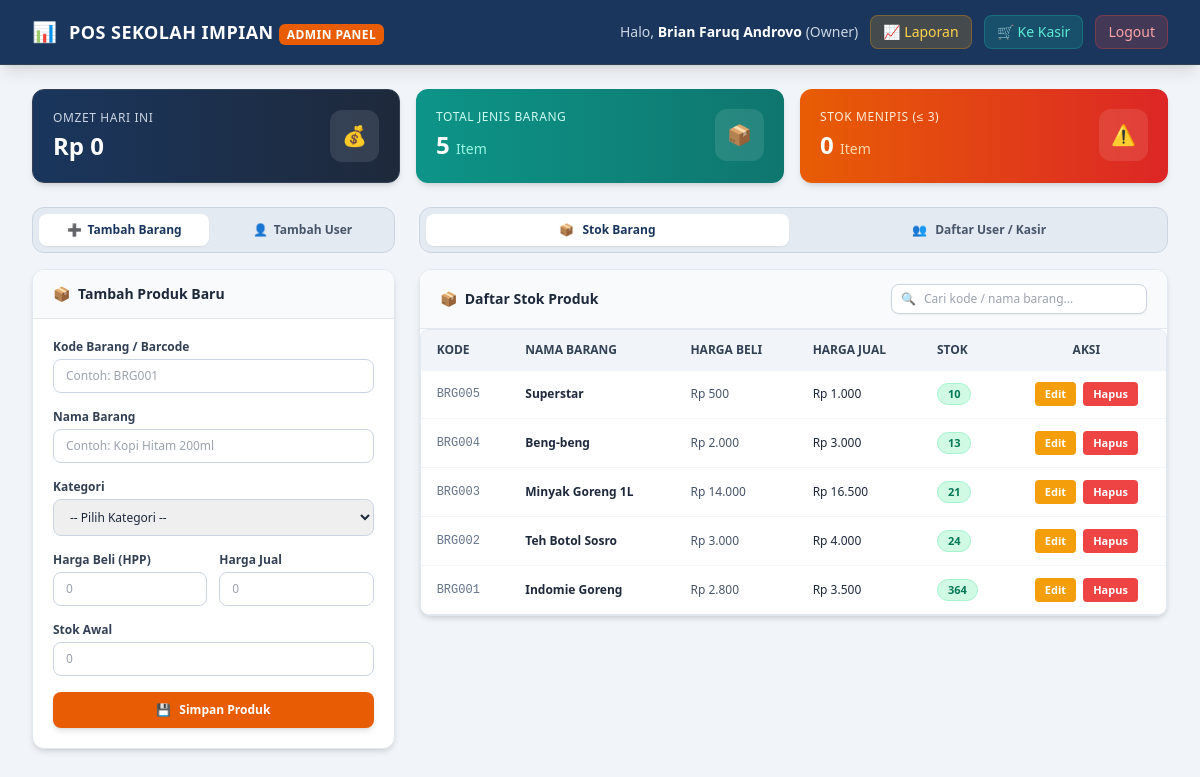
The app's page /admin.php (signed in), older data.
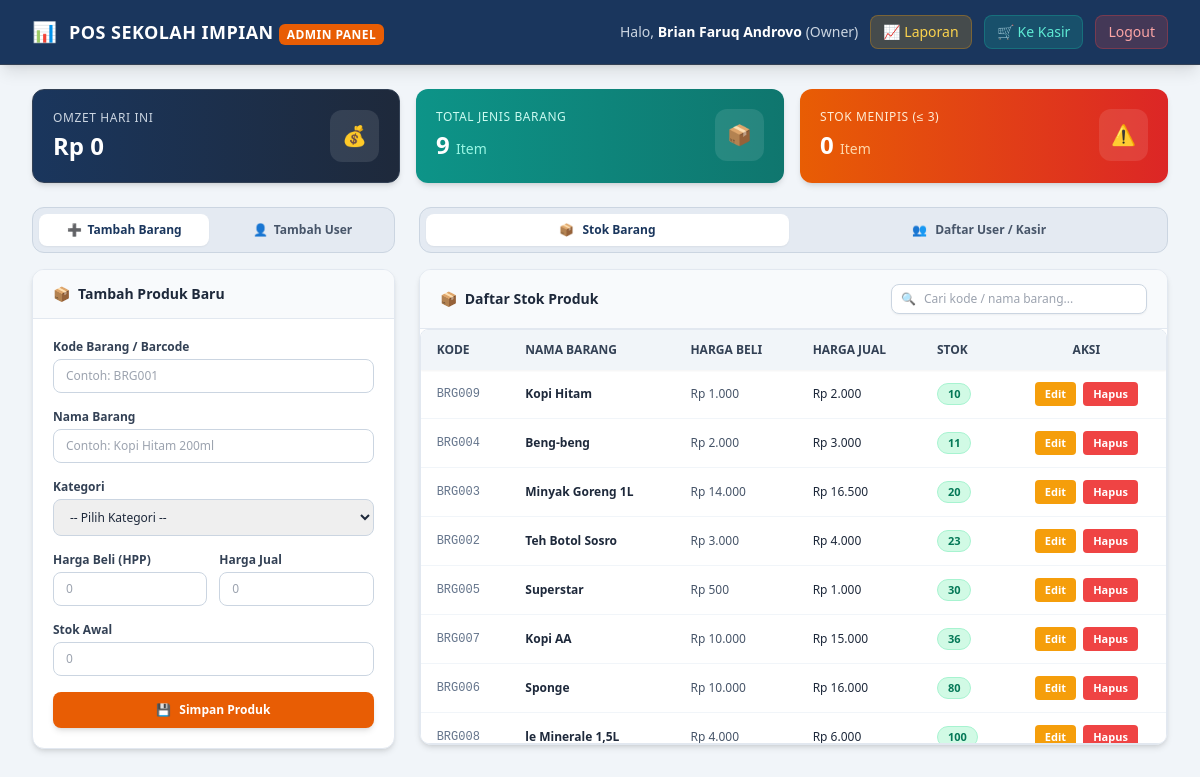
The same page, newer data.
### tables this page shows
CREATE TABLE `products` (
  `id` int(11) NOT NULL,
  `category_id` int(11) DEFAULT NULL,
  `kode_barang` varchar(50) NOT NULL,
  `nama_barang` varchar(100) NOT NULL,
  `harga_beli` decimal(10,2) NOT NULL,
  `harga_jual` decimal(10,2) NOT NULL,
  `stok` int(11) DEFAULT 0,
  `created_at` timestamp NOT NULL DEFAULT current_timestamp()
);

### admin.php (the view, shortened to what this page needs)
<?php
require_once 'koneksi.php';
$tgl_hari_ini = date('Y-m-d');
$query_omzet = mysqli_query($koneksi, "SELECT SUM(total_harga) AS omzet FROM transactions WHERE DATE(created_at) = '$tgl_hari_ini'");
$data_omzet = mysqli_fetch_assoc($query_omzet);
$omzet_hari_ini = $data_omzet['omzet'] ?? 0;
$query_total_produk = mysqli_query($koneksi, "SELECT COUNT(*) AS total FROM products");
$total_produk = mysqli_fetch_assoc($query_total_produk)['total'];
$query_stok_menipis = mysqli_query($koneksi, "SELECT COUNT(*) AS total_menipis FROM products WHERE stok <= 3");
$stok_menipis_count = mysqli_fetch_assoc($query_stok_menipis)['total_menipis'];
$sql_products = "SELECT p.*, c.nama_kategori FROM products p LEFT JOIN categories c ON p.category_id = c.id";
$sql_products .= " ORDER BY p.stok ASC";
$products = mysqli_query($koneksi, $sql_products);
$products_list = [];
if (mysqli_num_rows($products) > 0) {
    while ($p = mysqli_fetch_assoc($products)) {
        $products_list[] = $p;
    }
}
?>
<!DOCTYPE html>
<html lang="id">
<head>
    <script src="https://cdn.tailwindcss.com"></script>
</head>
<body class="bg-slate-100 text-slate-800 font-sans min-h-screen pb-12">
    <nav class="bg-impian-navy text-white shadow-lg border-b border-slate-700 sticky top-0 z-40">
        <div class="max-w-7xl mx-auto px-4 sm:px-6 lg:px-8">
            <div class="flex items-center justify-between h-16">
                <div class="flex items-center gap-3">
                    <span class="text-xl">📊</span>
                    <span class="font-bold text-base sm:text-lg tracking-wide">POS SEKOLAH IMPIAN <span class="text-xs bg-impian-orange text-white px-2 py-0.5 rounded-md uppercase font-semibold">Admin Panel</span></span>
                </div>
                <div class="flex items-center gap-2 sm:gap-3 text-xs sm:text-sm">
                    <span class="hidden md:inline text-slate-300">Halo, <strong class="text-white"><?= $_SESSION['nama'] ?></strong> (Owner)</span>
                    <a href="laporan.php" class="bg-amber-500/20 hover:bg-amber-500/30 text-amber-300 border border-amber-500/30 px-3 py-1.5 rounded-lg transition font-medium flex items-center gap-1">
                        📈 <span class="hidden sm:inline">Laporan</span>
                    </a>
                    <a href="kasir.php" class="bg-teal-500/20 hover:bg-teal-500/30 text-teal-300 border border-teal-500/30 px-3 py-1.5 rounded-lg transition font-medium flex items-center gap-1">
                        🛒 <span class="hidden sm:inline">Ke Kasir</span>
                    </a>
                    <a href="logout.php" class="bg-red-500/20 hover:bg-red-500/30 text-red-300 border border-red-500/30 px-3 py-1.5 rounded-lg transition font-medium">
                        Logout
                    </a>
                </div>
            </div>
        </div>
    </nav>
    <div class="max-w-7xl mx-auto px-4 sm:px-6 lg:px-8 pt-6">
        <div class="grid grid-cols-1 md:grid-cols-3 gap-4 mb-6">
            <div class="bg-gradient-to-r from-impian-navy to-slate-800 rounded-xl p-5 text-white shadow-md border border-slate-700">
                <div class="flex justify-between items-center">
                    <div>
                        <p class="text-slate-300 text-xs font-medium uppercase tracking-wider">Omzet Hari Ini</p>
                        <h3 class="text-2xl font-black mt-1">Rp <?= number_format($omzet_hari_ini, 0, ',', '.') ?></h3>
                    </div>
                    <div class="bg-white/10 p-3 rounded-xl text-xl">💰</div>
                </div>
            </div>
            <div class="bg-gradient-to-r from-impian-teal to-impian-darkteal rounded-xl p-5 text-white shadow-md">
                <div class="flex justify-between items-center">
                    <div>
                        <p class="text-teal-100 text-xs font-medium uppercase tracking-wider">Total Jenis Barang</p>
                        <h3 class="text-2xl font-black mt-1"><?= $total_produk ?> <span class="text-sm font-normal text-teal-200">Item</span></h3>
                    </div>
                    <div class="bg-white/10 p-3 rounded-xl text-xl">📦</div>
                </div>
            </div>
            <div class="bg-gradient-to-r from-impian-orange to-red-600 rounded-xl p-5 text-white shadow-md">
                <div class="flex justify-between items-center">
                    <div>
                        <p class="text-orange-100 text-xs font-medium uppercase tracking-wider">Stok Menipis (&le; 3)</p>
                        <h3 class="text-2xl font-black mt-1"><?= $stok_menipis_count ?> <span class="text-sm font-normal text-orange-200">Item</span></h3>
                    </div>
                    <div class="bg-white/10 p-3 rounded-xl text-xl">⚠️</div>
                </div>
            </div>
        </div>
        <div class="grid grid-cols-1 lg:grid-cols-12 gap-6">
            <div class="lg:col-span-4 space-y-4">
                <div class="grid grid-cols-2 gap-2 bg-slate-200/80 p-1.5 rounded-xl border border-slate-300">
                    <button id="btnFormProduct" onclick="switchFormTab('product')" class="py-2 px-3 text-xs font-bold rounded-lg transition-all flex items-center justify-center gap-1.5 bg-white text-impian-navy shadow-sm">
                        <span>➕</span> Tambah Barang
                    </button>
                    <button id="btnFormUser" onclick="switchFormTab('user')" class="py-2 px-3 text-xs font-bold rounded-lg transition-all flex items-center justify-center gap-1.5 text-slate-600 hover:text-slate-900">
                        <span>👤</span> Tambah User
                    </button>
                </div>
                <div id="formProduct" class="bg-white rounded-xl shadow-md border border-slate-200 overflow-hidden">
                    <div class="bg-slate-50 border-b border-slate-200 px-5 py-3.5">
                        <h3 class="font-bold text-slate-800 text-sm flex items-center gap-2">
                            <span>📦</span> Tambah Produk Baru
                        </h3>
                    </div>
                    <form action="" method="POST" class="p-5 space-y-4 text-xs">
                        <div>
                            <label class="block font-bold text-slate-700 mb-1">Kode Barang / Barcode</label>
                            <input type="text" name="kode_barang" placeholder="Contoh: BRG001" class="w-full border border-slate-300 rounded-lg px-3 py-2 text-xs focus:outline-none focus:ring-2 focus:ring-impian-orange focus:border-transparent transition" required>
                        </div>
                        <div>
                            <label class="block font-bold text-slate-700 mb-1">Nama Barang</label>
                            <input type="text" name="nama_barang" placeholder="Contoh: Kopi Hitam 200ml" class="w-full border border-slate-300 rounded-lg px-3 py-2 text-xs focus:outline-none focus:ring-2 focus:ring-impian-orange focus:border-transparent transition" required>
                        </div>
                        <div>
                            <label class="block font-bold text-slate-700 mb-1">Kategori</label>
                            <select name="category_id" class="w-full border border-slate-300 rounded-lg px-3 py-2 text-xs focus:outline-none focus:ring-2 focus:ring-impian-orange focus:border-transparent transition" required>
                                <option value="">-- Pilih Kategori --</option>
                            </select>
                        </div>
                        <div class="grid grid-cols-2 gap-3">
                            <div>
                                <label class="block font-bold text-slate-700 mb-1">Harga Beli (HPP)</label>
                                <input type="number" name="harga_beli" placeholder="0" class="w-full border border-slate-300 rounded-lg px-3 py-2 text-xs focus:outline-none focus:ring-2 focus:ring-impian-orange focus:border-transparent transition" required>
                            </div>
                            <div>
                                <label class="block font-bold text-slate-700 mb-1">Harga Jual</label>
                                <input type="number" name="harga_jual" placeholder="0" class="w-full border border-slate-300 rounded-lg px-3 py-2 text-xs focus:outline-none focus:ring-2 focus:ring-impian-orange focus:border-transparent transition" required>
                            </div>
                        </div>
                        <div>
                            <label class="block font-bold text-slate-700 mb-1">Stok Awal</label>
                            <input type="number" name="stok" placeholder="0" class="w-full border border-slate-300 rounded-lg px-3 py-2 text-xs focus:outline-none focus:ring-2 focus:ring-impian-orange focus:border-transparent transition" required>
                        </div>
                        <button type="submit" name="tambah_produk" class="w-full bg-impian-orange hover:bg-orange-600 text-white font-bold py-2.5 rounded-lg transition shadow-md flex items-center justify-center gap-2 text-xs">
                            <span>💾</span> Simpan Produk
                        </button>
                    </form>
                </div>
            </div>
            <div class="lg:col-span-8 space-y-4">
                <div class="grid grid-cols-2 gap-2 bg-slate-200/80 p-1.5 rounded-xl border border-slate-300">
                    <button id="btnTabProduct" onclick="switchTab('product')" class="py-2 px-4 text-xs font-bold rounded-lg transition-all flex items-center justify-center gap-2 bg-white text-impian-navy shadow-sm">
                        <span>📦</span> Stok Barang
                    </button>
                    <button id="btnTabUser" onclick="switchTab('user')" class="py-2 px-4 text-xs font-bold rounded-lg transition-all flex items-center justify-center gap-2 text-slate-600 hover:text-slate-900">
                        <span>👥</span> Daftar User / Kasir
                    </button>
                </div>
                <div id="tabProduct" class="bg-white rounded-xl shadow-md border border-slate-200 overflow-hidden">
                    <div class="bg-slate-50 border-b border-slate-200 px-5 py-3.5 flex flex-wrap items-center justify-between gap-3">
                        <h3 class="font-bold text-slate-800 text-sm flex items-center gap-2">
                            <span>📦</span> Daftar Stok Produk
                        </h3>
                        <div class="relative w-full sm:w-64">
                            <span class="absolute inset-y-0 left-0 flex items-center pl-2.5 text-slate-400 text-xs">🔍</span>
                            <input type="text" id="searchProduct" onkeyup="filterProducts()" placeholder="Cari kode / nama barang..." class="w-full bg-white border border-slate-300 rounded-lg pl-8 pr-3 py-1.5 text-xs text-slate-700 focus:outline-none focus:ring-2 focus:ring-impian-orange focus:border-transparent transition shadow-sm">
                        </div>
                    </div>
                    <div class="overflow-x-auto max-h-[415px] overflow-y-auto border border-slate-200 rounded-lg">
                        <table class="w-full text-left text-xs text-slate-600 relative border-collapse">
                            <thead class="bg-slate-100 uppercase font-semibold text-slate-700 sticky top-0 z-10 shadow-sm">
                                <tr>
                                    <th class="px-4 py-3 bg-slate-100">Kode</th>
                                    <th class="px-4 py-3 bg-slate-100">Nama Barang</th>
                                    <th class="px-4 py-3 bg-slate-100">Harga Beli</th>
                                    <th class="px-4 py-3 bg-slate-100">Harga Jual</th>
                                    <th class="px-4 py-3 bg-slate-100">Stok</th>
                                    <th class="px-4 py-3 bg-slate-100 text-center">Aksi</th>
                                </tr>
                            </thead>
                            <tbody class="divide-y divide-slate-100">
                                <?php if (!empty($products_list)): ?>
                                    <?php foreach ($products_list as $row): ?>
                                        <tr class="product-row hover:bg-slate-50 transition">
                                            <td class="px-4 py-3 font-mono font-medium text-slate-500 product-code"><?= $row['kode_barang'] ?></td>
                                            <td class="px-4 py-3 font-semibold text-slate-800 product-name"><?= $row['nama_barang'] ?></td>
                                            <td class="px-4 py-3">Rp <?= number_format($row['harga_beli'], 0, ',', '.') ?></td>
                                            <td class="px-4 py-3 font-medium text-slate-800">Rp <?= number_format($row['harga_jual'], 0, ',', '.') ?></td>
                                            <td class="px-4 py-3">
                                                <?php if ($row['stok'] <= 3): ?>
                                                    <span class="inline-block bg-red-100 text-red-700 px-2.5 py-0.5 rounded-full font-bold text-[11px] border border-red-200"><?= $row['stok'] ?> (Menipis)</span>
                                                <?php else: ?>
                                                    <span class="inline-block bg-emerald-100 text-emerald-700 px-2.5 py-0.5 rounded-full font-bold text-[11px] border border-emerald-200"><?= $row['stok'] ?></span>
                                                <?php endif; ?>
                                            </td>
                                            <td class="px-4 py-3 text-center space-x-1">
                                                <button onclick="openModal('modalEditProduct<?= $row['id'] ?>')" class="bg-amber-500 hover:bg-amber-600 text-white font-bold px-2.5 py-1 rounded transition text-[11px]">Edit</button>
                                                <a href="admin.php?hapus=<?= $row['id'] ?>" class="bg-red-500 hover:bg-red-600 text-white font-bold px-2.5 py-1 rounded transition text-[11px] inline-block" onclick="return confirm('Yakin ingin menghapus barang ini?')">Hapus</a>
                                            </td>
                                        </tr>
                                    <?php endforeach; ?>
                                <?php else: ?>
                                    <tr>
                                        <td colspan="6" class="text-center text-slate-400 py-6">Belum ada data produk.</td>
                                    </tr>
                                <?php endif; ?>
                            </tbody>
                        </table>
                    </div>
                </div>
            </div>
        </div>
    </div>
</body>
</html>

Row changes from the older to the newer data that the page shows:
no longer on this page (row edited): products: kode_barang "BRG001", nama_barang "Indomie Goreng", harga_beli "2.800", harga_jual "3.500", stok "364"
added products: kode_barang "BRG009", nama_barang "Kopi Hitam", harga_beli "1.000", harga_jual "2.000", stok "10"
changed products "BRG004": stok "13" → "11"
changed products "BRG003": stok "21" → "20"
changed products "BRG002": stok "24" → "23"
changed products "BRG005": stok "10" → "30"; moves down the list
added products: kode_barang "BRG007", nama_barang "Kopi AA", harga_beli "10.000", harga_jual "15.000", stok "36"
added products: kode_barang "BRG006", nama_barang "Sponge", harga_beli "10.000", harga_jual "16.000", stok "80"
added products: kode_barang "BRG008", nama_barang "le Minerale 1,5L", harga_beli "4.000", harga_jual "6.000", stok "100"
Text that changed along with them:
$total_produk: "5" → "9"
